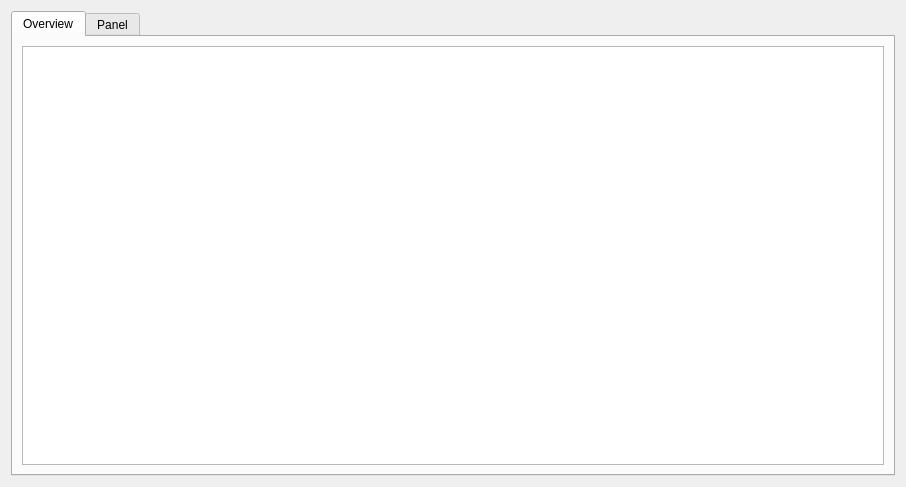
<?xml version="1.0" encoding="UTF-8"?>
<ui version="4.0">
 <class>ServerTab</class>
 <widget class="QWidget" name="ServerTab">
  <property name="geometry">
   <rect>
    <x>0</x>
    <y>0</y>
    <width>906</width>
    <height>487</height>
   </rect>
  </property>
  <property name="windowTitle">
   <string>Tab of connected clients on server</string>
  </property>
  <layout class="QGridLayout" name="gridLayout">
   <item row="0" column="0">
    <widget class="QTabWidget" name="tabWidget">
     <property name="currentIndex">
      <number>0</number>
     </property>
     <widget class="QWidget" name="tabOverview">
      <attribute name="title">
       <string>Overview</string>
      </attribute>
      <layout class="QGridLayout" name="gridLayout_2">
       <item row="0" column="0">
        <widget class="QTableView" name="tableView_overview">
         <property name="sizeAdjustPolicy">
          <enum>QAbstractScrollArea::SizeAdjustPolicy::AdjustToContents</enum>
         </property>
         <property name="editTriggers">
          <set>QAbstractItemView::EditTrigger::NoEditTriggers</set>
         </property>
         <property name="selectionMode">
          <enum>QAbstractItemView::SelectionMode::SingleSelection</enum>
         </property>
         <property name="selectionBehavior">
          <enum>QAbstractItemView::SelectionBehavior::SelectRows</enum>
         </property>
         <attribute name="horizontalHeaderStretchLastSection">
          <bool>false</bool>
         </attribute>
        </widget>
       </item>
      </layout>
     </widget>
     <widget class="QWidget" name="tabPanel">
      <attribute name="title">
       <string>Panel</string>
      </attribute>
     </widget>
    </widget>
   </item>
  </layout>
 </widget>
 <resources/>
 <connections/>
</ui>
